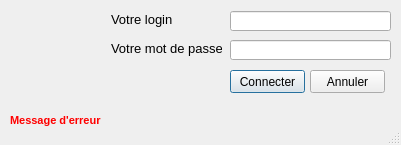
<?xml version="1.0" encoding="UTF-8"?>
<ui version="4.0">
 <class>RipartPlugin</class>
 <widget class="QDialog" name="RipartPlugin">
  <property name="geometry">
   <rect>
    <x>0</x>
    <y>0</y>
    <width>401</width>
    <height>145</height>
   </rect>
  </property>
  <property name="windowTitle">
   <string>Connexion au service Ripart</string>
  </property>
  <property name="windowIcon">
   <iconset resource="resources.qrc">
    <normaloff>:/plugins/RipartPlugin/images/ign.png</normaloff>:/plugins/RipartPlugin/images/ign.png</iconset>
  </property>
  <property name="autoFillBackground">
   <bool>false</bool>
  </property>
  <property name="sizeGripEnabled">
   <bool>true</bool>
  </property>
  <property name="modal">
   <bool>true</bool>
  </property>
  <widget class="QPushButton" name="btnConnect">
   <property name="geometry">
    <rect>
     <x>230</x>
     <y>70</y>
     <width>75</width>
     <height>23</height>
    </rect>
   </property>
   <property name="whatsThis">
    <string>&lt;html&gt;&lt;head/&gt;&lt;body&gt;&lt;p&gt;connexion au service&lt;/p&gt;&lt;/body&gt;&lt;/html&gt;</string>
   </property>
   <property name="text">
    <string>Connecter</string>
   </property>
  </widget>
  <widget class="QLabel" name="lblLogin">
   <property name="geometry">
    <rect>
     <x>111</x>
     <y>11</y>
     <width>61</width>
     <height>16</height>
    </rect>
   </property>
   <property name="font">
    <font>
     <pointsize>10</pointsize>
    </font>
   </property>
   <property name="text">
    <string>Votre login</string>
   </property>
  </widget>
  <widget class="QLabel" name="lblPwd">
   <property name="geometry">
    <rect>
     <x>111</x>
     <y>40</y>
     <width>111</width>
     <height>16</height>
    </rect>
   </property>
   <property name="font">
    <font>
     <pointsize>10</pointsize>
    </font>
   </property>
   <property name="text">
    <string>Votre mot de passe</string>
   </property>
  </widget>
  <widget class="QLineEdit" name="lineEditLogin">
   <property name="geometry">
    <rect>
     <x>230</x>
     <y>11</y>
     <width>161</width>
     <height>20</height>
    </rect>
   </property>
  </widget>
  <widget class="QLineEdit" name="lineEditPwd">
   <property name="geometry">
    <rect>
     <x>230</x>
     <y>40</y>
     <width>161</width>
     <height>20</height>
    </rect>
   </property>
   <property name="echoMode">
    <enum>QLineEdit::Password</enum>
   </property>
  </widget>
  <widget class="QPushButton" name="btnCancel">
   <property name="geometry">
    <rect>
     <x>310</x>
     <y>70</y>
     <width>75</width>
     <height>23</height>
    </rect>
   </property>
   <property name="text">
    <string>Annuler</string>
   </property>
  </widget>
  <widget class="QLabel" name="label">
   <property name="geometry">
    <rect>
     <x>20</x>
     <y>20</y>
     <width>46</width>
     <height>13</height>
    </rect>
   </property>
   <property name="text">
    <string/>
   </property>
   <property name="pixmap">
    <pixmap>:/plugins/RipartPlugin/icon.png</pixmap>
   </property>
  </widget>
  <widget class="QLabel" name="label_2">
   <property name="geometry">
    <rect>
     <x>10</x>
     <y>0</y>
     <width>101</width>
     <height>111</height>
    </rect>
   </property>
   <property name="text">
    <string/>
   </property>
   <property name="pixmap">
    <pixmap resource="resources.qrc">:/plugins/RipartPlugin/images/logo_IGN.png</pixmap>
   </property>
   <property name="scaledContents">
    <bool>true</bool>
   </property>
  </widget>
  <widget class="QLabel" name="lblErreur">
   <property name="geometry">
    <rect>
     <x>10</x>
     <y>100</y>
     <width>381</width>
     <height>41</height>
    </rect>
   </property>
   <property name="palette">
    <palette>
     <active>
      <colorrole role="WindowText">
       <brush brushstyle="SolidPattern">
        <color alpha="255">
         <red>255</red>
         <green>0</green>
         <blue>0</blue>
        </color>
       </brush>
      </colorrole>
     </active>
     <inactive>
      <colorrole role="WindowText">
       <brush brushstyle="SolidPattern">
        <color alpha="255">
         <red>255</red>
         <green>0</green>
         <blue>0</blue>
        </color>
       </brush>
      </colorrole>
     </inactive>
     <disabled>
      <colorrole role="WindowText">
       <brush brushstyle="SolidPattern">
        <color alpha="255">
         <red>120</red>
         <green>120</green>
         <blue>120</blue>
        </color>
       </brush>
      </colorrole>
     </disabled>
    </palette>
   </property>
   <property name="font">
    <font>
     <family>MS Sans Serif</family>
     <pointsize>8</pointsize>
     <weight>75</weight>
     <bold>true</bold>
    </font>
   </property>
   <property name="text">
    <string>Message d'erreur</string>
   </property>
  </widget>
 </widget>
 <resources>
  <include location="resources.qrc"/>
 </resources>
 <connections>
  <connection>
   <sender>RipartPlugin</sender>
   <signal>accepted()</signal>
   <receiver>btnConnect</receiver>
   <slot>click()</slot>
   <hints>
    <hint type="sourcelabel">
     <x>142</x>
     <y>146</y>
    </hint>
    <hint type="destinationlabel">
     <x>207</x>
     <y>153</y>
    </hint>
   </hints>
  </connection>
 </connections>
</ui>
